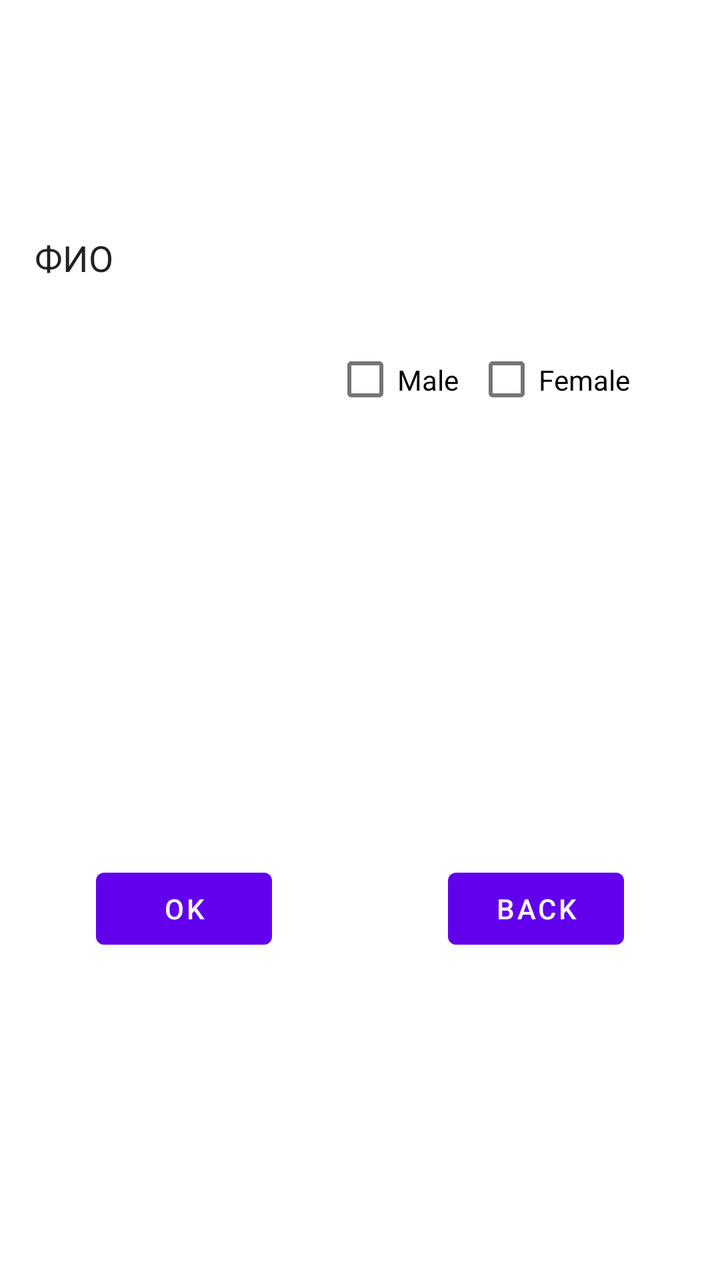
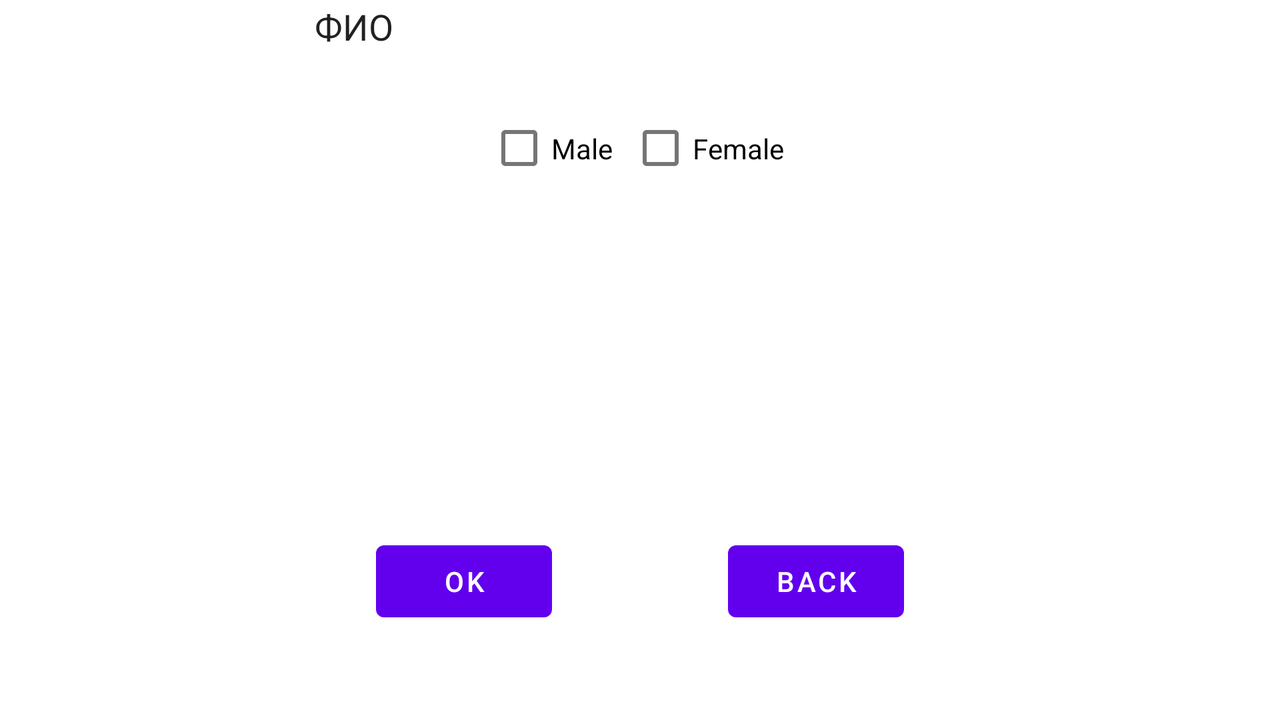

One screen, two layout resources from the same app: the default and the repository's alternative for another configuration. Each is rendered where Android would select it; the XML of both is given below.
<!-- AndroidManifest.xml: application theme Theme.GroupList -->
<!-- res/layout/activity_edit_page.xml -->
<?xml version="1.0" encoding="utf-8"?>
<LinearLayout xmlns:android="http://schemas.android.com/apk/res/android"
    xmlns:app="http://schemas.android.com/apk/res-auto"
    xmlns:tools="http://schemas.android.com/tools"
    android:layout_width="match_parent"
    android:layout_height="match_parent"
    android:clickable="true"
    android:focusableInTouchMode="true"
    android:gravity="center"
    android:onClick="hideKeyboard"
    android:orientation="vertical"
    tools:context=".EditPage">

    <EditText
        android:id="@+id/etName"
        android:layout_width="325dp"
        android:layout_height="45dp"
        android:layout_marginStart="48dp"
        android:layout_marginTop="16dp"
        android:layout_marginEnd="48dp"
        android:background="@drawable/shape"
        android:editable="true"
        android:ems="10"
        android:inputType="textPersonName"
        android:text="ФИО" />

    <com.google.android.material.chip.ChipGroup
        android:id="@+id/chipGroup"
        android:layout_width="wrap_content"
        android:layout_height="45dp"
        android:layout_gravity="center|right"
        android:layout_marginStart="43dp"
        android:layout_marginTop="16dp"
        android:layout_marginEnd="45dp"
        android:background="@drawable/shape">

        <CheckBox
            android:id="@+id/maleCheck"
            android:layout_width="wrap_content"
            android:layout_height="wrap_content"
            android:onClick="checker"
            android:text="Male" />

        <CheckBox
            android:id="@+id/femaleCheck"
            android:layout_width="wrap_content"
            android:layout_height="wrap_content"
            android:onClick="checker"
            android:text="Female" />
    </com.google.android.material.chip.ChipGroup>

    <Spinner
        android:id="@+id/ideList"
        android:layout_width="325dp"
        android:layout_height="45dp"
        android:layout_marginStart="48dp"
        android:layout_marginTop="16dp"
        android:layout_marginEnd="48dp"
        android:background="@drawable/shape" />

    <Spinner
        android:id="@+id/langList"
        android:layout_width="325dp"
        android:layout_height="45dp"
        android:layout_marginStart="48dp"
        android:layout_marginTop="16dp"
        android:layout_marginEnd="48dp"
        android:background="@drawable/shape" />

    <Space
        android:layout_width="match_parent"
        android:layout_height="48dp" />

    <LinearLayout
        android:layout_width="match_parent"
        android:layout_height="167dp"
        android:gravity="center|top">

        <Button
            android:id="@+id/btnOk"
            android:layout_width="wrap_content"
            android:layout_height="wrap_content"
            android:layout_marginTop="48dp"
            android:layout_marginEnd="44dp"
            android:text="Ok" />

        <Button
            android:id="@+id/backBtn"
            android:layout_width="wrap_content"
            android:layout_height="wrap_content"
            android:layout_marginStart="44dp"
            android:layout_marginTop="48dp"
            android:text="Back" />
    </LinearLayout>

</LinearLayout>
<!-- resources referenced by this layout -->
<resources>
  <style name="Theme.GroupList" parent="Theme.MaterialComponents.DayNight.DarkActionBar">
          
          <item name="colorPrimary">@color/purple_500</item>
          <item name="colorPrimaryVariant">@color/purple_700</item>
          <item name="colorOnPrimary">@color/white</item>
          
          <item name="colorSecondary">@color/teal_200</item>
          <item name="colorSecondaryVariant">@color/teal_700</item>
          <item name="colorOnSecondary">@color/black</item>
          
          <item name="android:statusBarColor" tools:targetApi="l">?attr/colorPrimaryVariant</item>
          
      </style>
</resources>
<!-- res/layout-land/activity_edit_page.xml (the repository's variant of the layout above) -->
<!-- drawn on the phone turned sideways -->
<?xml version="1.0" encoding="utf-8"?>
<LinearLayout xmlns:android="http://schemas.android.com/apk/res/android"
    xmlns:tools="http://schemas.android.com/tools"
    android:layout_width="match_parent"
    android:layout_height="match_parent"
    android:clickable="true"
    android:focusableInTouchMode="true"
    android:gravity="center"
    android:onClick="hideKeyboard"
    android:orientation="vertical"
    tools:context=".EditPage">

    <EditText
        android:id="@+id/etName"
        android:layout_width="325dp"
        android:layout_height="45dp"
        android:layout_marginStart="48dp"
        android:layout_marginTop="16dp"
        android:layout_marginEnd="48dp"
        android:background="@drawable/shape"
        android:editable="true"
        android:ems="10"
        android:inputType="textPersonName"
        android:text="ФИО" />

    <com.google.android.material.chip.ChipGroup
        android:id="@+id/chipGroup"
        android:layout_width="wrap_content"
        android:layout_height="45dp"
        android:layout_gravity="center"
        android:layout_marginStart="43dp"
        android:layout_marginTop="16dp"
        android:layout_marginEnd="45dp"
        android:background="@drawable/shape">

        <CheckBox
            android:id="@+id/maleCheck"
            android:layout_width="wrap_content"
            android:layout_height="wrap_content"
            android:onClick="checker"
            android:text="Male" />

        <CheckBox
            android:id="@+id/femaleCheck"
            android:layout_width="wrap_content"
            android:layout_height="wrap_content"
            android:onClick="checker"
            android:text="Female" />
    </com.google.android.material.chip.ChipGroup>

    <Spinner
        android:id="@+id/ideList"
        android:layout_width="325dp"
        android:layout_height="45dp"
        android:layout_marginStart="48dp"
        android:layout_marginTop="16dp"
        android:layout_marginEnd="48dp"
        android:background="@drawable/shape" />

    <Spinner
        android:id="@+id/langList"
        android:layout_width="325dp"
        android:layout_height="45dp"
        android:layout_marginStart="48dp"
        android:layout_marginTop="16dp"
        android:layout_marginEnd="48dp"
        android:background="@drawable/shape" />

    <LinearLayout
        android:layout_width="match_parent"
        android:layout_height="167dp"
        android:gravity="center|top">

        <Button
            android:id="@+id/btnOk"
            android:layout_width="wrap_content"
            android:layout_height="wrap_content"
            android:layout_marginTop="48dp"
            android:layout_marginEnd="44dp"
            android:text="Ok" />

        <Button
            android:id="@+id/backBtn"
            android:layout_width="wrap_content"
            android:layout_height="wrap_content"
            android:layout_marginStart="44dp"
            android:layout_marginTop="48dp"
            android:onClick="onBackClick"
            android:text="Back" />
    </LinearLayout>

</LinearLayout>
